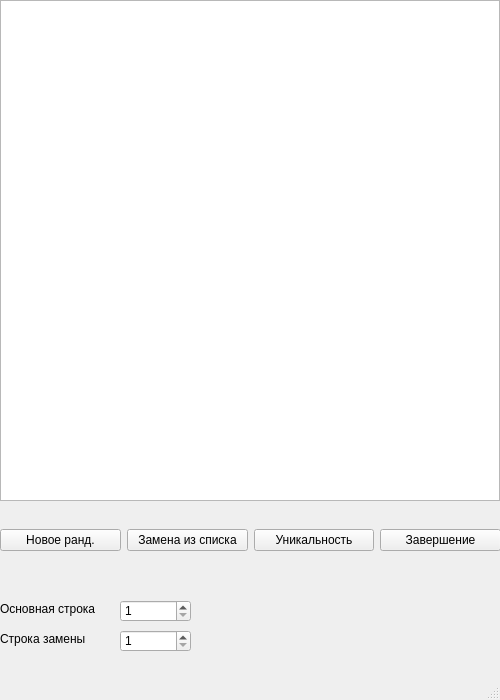
<?xml version="1.0" encoding="UTF-8"?>
<ui version="4.0">
 <class>MainWindow</class>
 <widget class="QMainWindow" name="MainWindow">
  <property name="geometry">
   <rect>
    <x>0</x>
    <y>0</y>
    <width>500</width>
    <height>700</height>
   </rect>
  </property>
  <property name="sizePolicy">
   <sizepolicy hsizetype="Fixed" vsizetype="Fixed">
    <horstretch>0</horstretch>
    <verstretch>0</verstretch>
   </sizepolicy>
  </property>
  <property name="windowTitle">
   <string>MainWindow</string>
  </property>
  <widget class="QWidget" name="centralwidget">
   <widget class="QTableWidget" name="tableWidget">
    <property name="geometry">
     <rect>
      <x>0</x>
      <y>0</y>
      <width>500</width>
      <height>501</height>
     </rect>
    </property>
   </widget>
   <widget class="QWidget" name="horizontalLayoutWidget">
    <property name="geometry">
     <rect>
      <x>0</x>
      <y>500</y>
      <width>501</width>
      <height>80</height>
     </rect>
    </property>
    <layout class="QHBoxLayout" name="horizontalLayout">
     <item>
      <widget class="QPushButton" name="pushButton">
       <property name="text">
        <string>Новое ранд.</string>
       </property>
      </widget>
     </item>
     <item>
      <widget class="QPushButton" name="pushButton_2">
       <property name="text">
        <string>Замена из списка</string>
       </property>
      </widget>
     </item>
     <item>
      <widget class="QPushButton" name="pushButton_4">
       <property name="text">
        <string>Уникальность</string>
       </property>
      </widget>
     </item>
     <item>
      <widget class="QPushButton" name="pushButton_5">
       <property name="text">
        <string>Завершение</string>
       </property>
      </widget>
     </item>
    </layout>
   </widget>
   <widget class="QLabel" name="label">
    <property name="geometry">
     <rect>
      <x>0</x>
      <y>570</y>
      <width>111</width>
      <height>78</height>
     </rect>
    </property>
    <property name="text">
     <string>Основная строка</string>
    </property>
   </widget>
   <widget class="QLabel" name="label_2">
    <property name="geometry">
     <rect>
      <x>0</x>
      <y>600</y>
      <width>111</width>
      <height>78</height>
     </rect>
    </property>
    <property name="text">
     <string>Строка замены</string>
    </property>
   </widget>
   <widget class="QSpinBox" name="spinBox">
    <property name="geometry">
     <rect>
      <x>120</x>
      <y>600</y>
      <width>71</width>
      <height>22</height>
     </rect>
    </property>
    <property name="minimum">
     <number>1</number>
    </property>
    <property name="maximum">
     <number>10</number>
    </property>
   </widget>
   <widget class="QSpinBox" name="spinBox_2">
    <property name="geometry">
     <rect>
      <x>120</x>
      <y>630</y>
      <width>71</width>
      <height>22</height>
     </rect>
    </property>
    <property name="minimum">
     <number>1</number>
    </property>
    <property name="maximum">
     <number>10</number>
    </property>
   </widget>
  </widget>
  <widget class="QMenuBar" name="menubar">
   <property name="geometry">
    <rect>
     <x>0</x>
     <y>0</y>
     <width>500</width>
     <height>26</height>
    </rect>
   </property>
  </widget>
  <widget class="QStatusBar" name="statusbar"/>
 </widget>
 <resources/>
 <connections/>
</ui>
